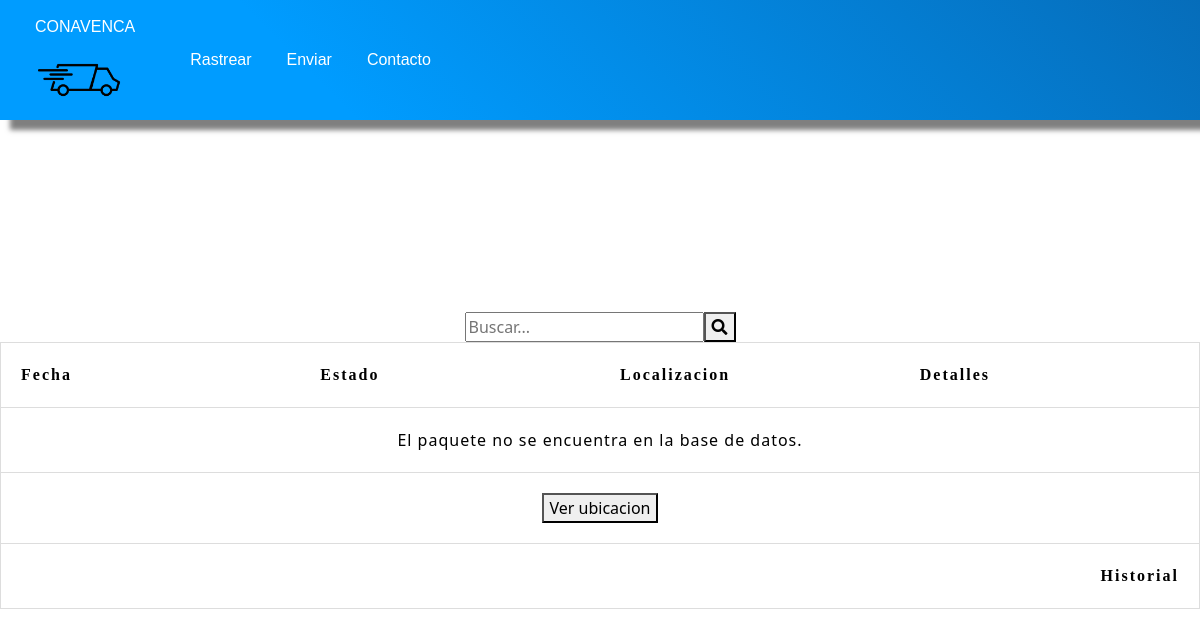
Page /rastrea_id.php?busqueda=PAQ202494132616 on the earlier database version.
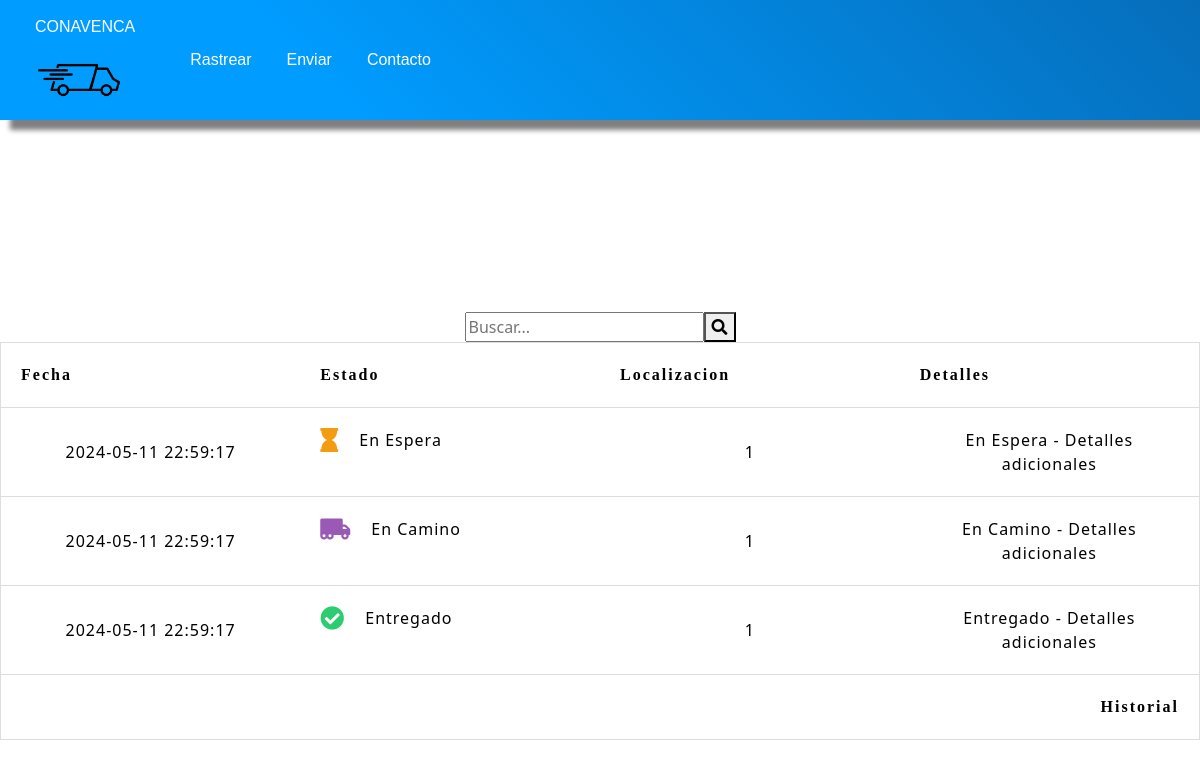
Same page on the later database version.
### tables this page shows
CREATE TABLE `paquetes_historial` (
  `id` int(11) NOT NULL AUTO_INCREMENT,
  `id_pac` varchar(20) NOT NULL,
  `status` enum('1','2','3','4') NOT NULL,
  `id_emp` int(11) NOT NULL,
  `fecha_camb` timestamp NOT NULL DEFAULT current_timestamp() ON UPDATE current_timestamp(),
  PRIMARY KEY (`id`),
  KEY `id_pac` (`id_pac`),
  KEY `id_emp` (`id_emp`),
  CONSTRAINT `paquetes_historial_ibfk_1` FOREIGN KEY (`id_pac`) REFERENCES `paquetes` (`package_id`) ON DELETE CASCADE ON UPDATE CASCADE,
  CONSTRAINT `paquetes_historial_ibfk_2` FOREIGN KEY (`id_emp`) REFERENCES `empleados` (`id_empleado`) ON DELETE CASCADE ON UPDATE CASCADE
);

### rastrea_id.php (the view, shortened to what this page needs)
<?php
require "php/conexion.php";
?>
<!DOCTYPE html>
<html lang="en">
<head>
    <link rel="stylesheet" href="/css/index_style.css">
    <link rel="stylesheet" href="/css/rastreo.css">
    <link rel="stylesheet" href="https://cdnjs.cloudflare.com/ajax/libs/font-awesome/5.15.3/css/all.min.css" />
    <link href="https://cdn.jsdelivr.net/npm/bootstrap@5.3.3/dist/css/bootstrap.min.css" rel="stylesheet">
</head>
<body>
    <nav>
        <div class="logo">
            <p>CONAVENCA</p>
            <img src="img/logo1.webp" alt="Logo">
        </div>
        <div class="menu">
            <a href="#">Rastrear</a>
            <a href="#">Enviar</a>
            <a href="#">Contacto</a>
    </nav>
    <br><br> <br> <br> <br> <br> <br> <br> <br> <br> <br> <br> <br>
    <form class="search" action="rastrea_id.php">
        <input type="text" placeholder="Buscar..." name="busqueda">
        <button type="submit"><i class="fa fa-search"></i></button>
    </form>
    <div class="table">
        <table>
            <thead>
                <tr>
                    <th>Fecha</th>
                    <th>Estado</th>
                    <th>Localizacion</th>
                    <th>Detalles</th>
                </tr>
            </thead>
            <tbody>
                <?php
                $id = $_GET['busqueda'];
                $query = "SELECT * FROM paquetes_historial WHERE id_pac = '$id'";
                $result = $conectar->query($query)->fetchAll(PDO::FETCH_BOTH);
                if ($result) {
                    foreach ($result as $row) {
                        $package_status = $row['status'];
                        $package_id_emp = $row['id_emp'];
                        $package_fech_cambio = $row['fecha_camb'];
                        $status_icon = '';
                        $status_text = '';
                        switch ($package_status) {
                            case 1:
                                $hasStatus3 = true;
                                $status_icon = '<i class="fas fa-hourglass icon" style="color: #f39c12;"></i>';
                                $status_text = 'En Espera';
                                break;
                            case 2:
                                $hasStatus3 = false;
                                $status_icon = '<i class="fas fa-truck-moving icon" style="color: #9b59b6;"></i>';
                                $status_text = 'En Camino';
                                break;
                            case 3:
                                $hasStatus3 = true;
                                $status_icon = '<i class="fas fa-check-circle icon" style="color: #2ecc71;"></i>';
                                $status_text = 'Entregado';
                                break;
                        }
                        echo '<tr>';
                        echo '<td>' . $package_fech_cambio . '</td>';
                        echo '<td class="status">' . $status_icon . '<span>' . $status_text . '</span></td>';
                        echo '<td>' . $package_id_emp . '</td>';
                        echo '<td>' . $status_text . ' - Detalles adicionales</td>';
                        echo '</tr>';
                    }
                } else {
                    echo '<tr><td colspan="4">El paquete no se encuentra en la base de datos.</td></tr>';
                }
                if (!$hasStatus3) {
                    echo '<tr><td colspan="4"><button onclick="ejecutarAccion()">Ver ubicacion  </button></td></tr>';
                }
                ?>
            </tbody>
            <tfoot>
                <tr>
                    <th colspan="4">Historial</th>
                </tr>
            </tfoot>
        </table>
    </div>
</body>
</html>

### css/index_style.css (style rules this page uses)
nav { font-family: Arial, Helvetica, sans-serif; font-weight: 500; display: flex; align-items: center; background-color: transparent; background-image: linear-gradient(45deg, #009CFF 27%, #066DBA 100%); height: 120px; color: white; position: fixed; width: 100%; top: 0px; left: 0px; box-shadow: 10px 10px 5px 0px rgba(0, 0, 0, 0.50); z-index: 1; }
.logo { margin-left: 35px; }
.logo img { height: 50px; }
.menu { margin-left: 20px; display: flex; justify-content: space-evenly; height: 120px; align-items: center; }
a, a:link, a:visited { margin-left: 35px; height: 120px; align-items: center; display: flex; justify-content: center; text-decoration: none; color: white; }
.search { display: flex; justify-content: center; align-items: center; margin: 0 auto; }
table { margin: 0 auto; }

### css/rastreo.css (style rules this page uses)
html { font-family: "helvetica neue", helvetica, arial, sans-serif; }
thead th, tfoot th { font-family: "Rock Salt", cursive; }
th { letter-spacing: 2px; }
td { letter-spacing: 1px; }
tbody td { text-align: center; }
tfoot th { text-align: right; }
table { table-layout: fixed; width: 100%; border-collapse: collapse; border: 1px solid #ddd; }
th, td { padding: 20px; }
.icon { font-size: 24px; margin-right: 10px; }
.status { display: flex; align-items: center; }
.status span { margin-left: 10px; }

Differences in the rows shown:
added paquetes_historial: fecha_camb "2024-05-11 22:59:17", status "En Espera", id_emp "1"
added paquetes_historial: fecha_camb "2024-05-11 22:59:17", status "En Camino", id_emp "1"
added paquetes_historial: fecha_camb "2024-05-11 22:59:17", status "Entregado", id_emp "1"
Other differences:
text no longer shown: "El paquete no se encuentra en la base de datos. Ver ubicacion"
